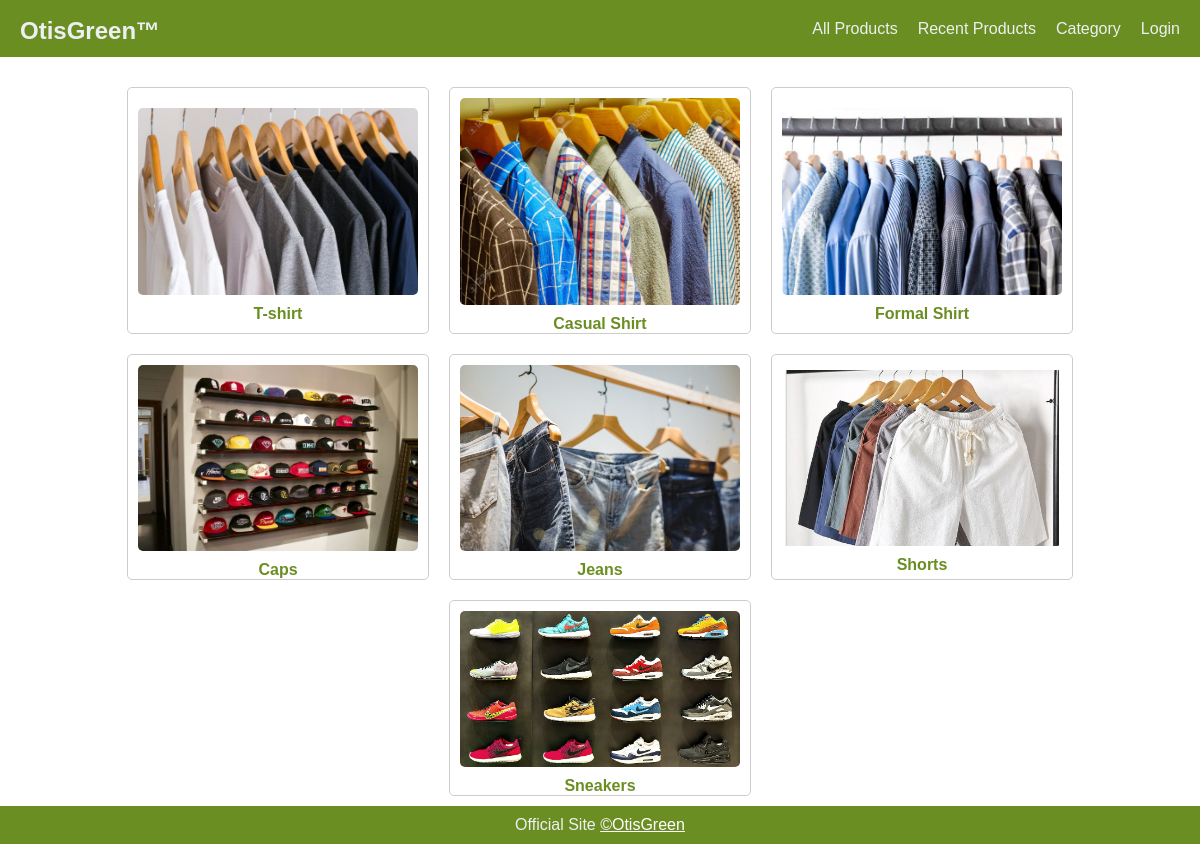
The page /category/ on the database its author committed.
### website/models.py (models this page shows, shortened)
class Category(models.Model):
    name=models.CharField(max_length=100)
    image=models.ImageField(upload_to="category_images")
    slug = models.SlugField(max_length=100, db_index=True)
    class Meta:
        verbose_name_plural="Category"

### website/views.py (the view)
# urls.py: path("category/",views.CategoryView.as_view(),name="category"),
class CategoryView(View):
    def get(self,request):
        all_category=Category.objects.all()
        return render(request,"website/all_category.html",{"all_category":all_category})

### website/templates/website/all_category.html (shortened to what this page needs)
{% extends "base.html" %}
{% load static %}
{% block css_files %}
    <link rel="stylesheet" href="{% static "website/category.css" %}">
{% endblock css_files %}
{% block content %}
    <div class="category-container">
        {% for category in all_category %}
            <a href="{% url 'sort-category' category.slug %}"
               class="category-link"
               id="category-{{ category.id }}">
                <ul class="category-list">
                    <li class="category-item">
                        <img src="{{ category.image.url }}">
                    </li>
                    <p class="category-name">{{ category.name }}</p>
                </ul>
            </a>
        {% endfor %}
    </div>
{% endblock content %}

### static/app.css (style rules this page uses)
body, h1, h2, h3, p, ul, li { margin: 0; padding: 0; }
body { font-family: "Helvetica", sans-serif; }

### website/static/website/category.css (style rules this page uses)
.category-container { display: flex; justify-content: center; flex-wrap: wrap; }
.category-link { text-decoration: none; color: #333; display: flex; flex-direction: column; align-items: center; justify-content: center; margin: 10px; width: 300px; border: 1px solid #ccc; border-radius: 5px; overflow: hidden; transition: transform 0.3s; }
.category-list { list-style-type: none; padding: 0; margin: 0; }
.category-item { padding: 10px; display: flex; align-items: center; border-radius: 5px; }
.category-item img { max-width: 100%; height: auto; margin-right: 10px; display: block; margin: 0 auto; border-radius: 5px; max-height: fit-content; }
.category-name { text-align: center; font-family: "Helvetica", sans-serif; color: #6B8E23; font-weight: bold; }

### rows shown on the page
Category: image (picture), name "T-shirt"
Category: image (picture), name "Casual Shirt"
Category: image (picture), name "Formal Shirt"
Category: image (picture), name "Caps"
Category: image (picture), name "Jeans"
Category: image (picture), name "Shorts"
Category: image (picture), name "Sneakers"
